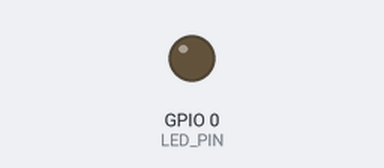
A sketch run on a simulated ESP32. Parts: output pins drawn as LEDs (lit = HIGH). What the sketch prints to the serial monitor is not drawn.

Above: at 9.5 s.
Timing chart, 0 to 23.4 s (numbered marks = the images above):
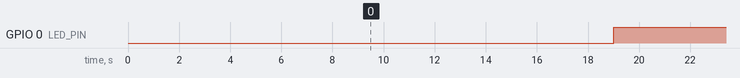

Measured:
- by itself, GPIO 0 (LED_PIN): alternates HIGH for 9.0 s and LOW for 9.0 s

The sketch:

Timerinterrupt_LedBlink_Selected_version2.ino
```cpp
/*
   Timer Interrupt in ESP32, Alarm generation in ESP32
   www.electronicwings.com
 */

#define LED_PIN 00             	// In some ESP32 board have inbuilt LED

volatile int interruptCounter;  //for counting interrupt
int totalInterruptCounter;   	//total interrupt counting
int LED_STATE=HIGH;
hw_timer_t * timer = NULL;      //H/W timer defining (Pointer to the Structure)

portMUX_TYPE timerMux = portMUX_INITIALIZER_UNLOCKED;

void IRAM_ATTR onTimer() {      //Defining Inerrupt function with IRAM_ATTR for faster access
 portENTER_CRITICAL_ISR(&timerMux);
 interruptCounter++;
 portEXIT_CRITICAL_ISR(&timerMux);
//  Serial.println("Timer Interrupt");
}

void setup() {
 Serial.begin(115200);
 pinMode (LED_PIN, OUTPUT);

 timer = timerBegin(0, 80, true);           	// timer 0, prescalar: 80, UP counting
 timerAttachInterrupt(timer, &onTimer, true); 	// Attach interrupt
 timerAlarmWrite(timer, 9000000, true);  		// Match value= 1000000 for 1 sec. delay.
 timerAlarmEnable(timer);           			// Enable Timer with interrupt (Alarm Enable)
//  Serial.println("Timer Interrupt");
}

void loop() {
 if (interruptCounter > 0) {
  // Serial.println("entering to interrupt");
  delay(1000);
  // Serial.println("Delay done");


  //  totalInterruptCounter++;         	//counting total interrupt

   LED_STATE= !LED_STATE;  				//toggle logic
   digitalWrite(LED_PIN, LED_STATE);    //Toggle LED
   Serial.println("LED toggled");
  //  delay(3000);
  //  Serial.print("An interrupt as occurred. Total number: ");
  //  Serial.println(totalInterruptCounter);
  portENTER_CRITICAL(&timerMux);
   Serial.print("interruptCounter= ");
   Serial.println(interruptCounter);
   interruptCounter--;
   Serial.print("interruptCounterdown= ");
   Serial.println(interruptCounter);
  portEXIT_CRITICAL(&timerMux);
 }
}
```
